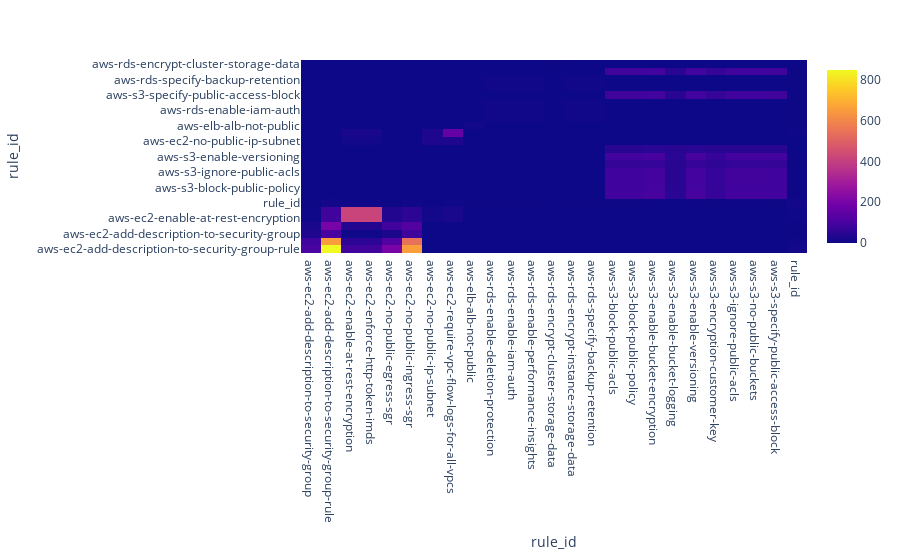

Source (notebook cell):
### Code cell
px.imshow(co_occurance_matrix, aspect="auto")

### Figure 1 — Plotly figure (JSON) as saved in the notebook; plotly's stock layout.template omitted (floating-point values rounded to 4 significant figures; data arrays with more than 128 entries replaced by an {"elided": "..."} marker saying what was removed)
{"data": [{"coloraxis": "coloraxis", "name": "0", "x": ["aws-ec2-add-description-to-security-group", "aws-ec2-add-description-to-security-group-rule", "aws-ec2-enable-at-rest-encryption", "aws-ec2-enforce-http-token-imds", "aws-ec2-no-public-egress-sgr", "aws-ec2-no-public-ingress-sgr", "aws-ec2-no-public-ip-subnet", "aws-ec2-require-vpc-flow-logs-for-all-vpcs", "aws-elb-alb-not-public", "aws-rds-enable-deletion-protection", "aws-rds-enable-iam-auth", "aws-rds-enable-performance-insights", "aws-rds-encrypt-cluster-storage-data", "aws-rds-encrypt-instance-storage-data", "aws-rds-specify-backup-retention", "aws-s3-block-public-acls", "aws-s3-block-public-policy", "aws-s3-enable-bucket-encryption", "aws-s3-enable-bucket-logging", "aws-s3-enable-versioning", "aws-s3-encryption-customer-key", "aws-s3-ignore-public-acls", "aws-s3-no-public-buckets", "aws-s3-specify-public-access-block", "rule_id"], "y": ["aws-rds-encrypt-cluster-storage-data", "aws-s3-block-public-acls", "aws-rds-specify-backup-retention", "aws-rds-encrypt-instance-storage-data", "aws-s3-specify-public-access-block", "aws-rds-enable-performance-insights", "aws-rds-enable-iam-auth", "aws-rds-enable-deletion-protection", "aws-elb-alb-not-public", "aws-ec2-require-vpc-flow-logs-for-all-vpcs", "aws-ec2-no-public-ip-subnet", "aws-s3-enable-bucket-logging", "aws-s3-enable-versioning", "aws-s3-encryption-customer-key", "aws-s3-ignore-public-acls", "aws-s3-no-public-buckets", "aws-s3-block-public-policy", "aws-s3-enable-bucket-encryption", "rule_id", "aws-ec2-enforce-http-token-imds", "aws-ec2-enable-at-rest-encryption", "aws-ec2-no-public-egress-sgr", "aws-ec2-add-description-to-security-group", "aws-ec2-no-public-ingress-sgr", "aws-ec2-add-description-to-security-group-rule"], "z": {"elided": "25x25 float values"}, "type": "heatmap", "xaxis": "x", "yaxis": "y", "hovertemplate": "rule_id: %{x}<br>rule_id: %{y}<br>color: %{z}<extra></extra>"}], "layout": {"xaxis": {"anchor": "y", "domain": [0.0, 1.0], "title": {"text": "rule_id"}}, "yaxis": {"anchor": "x", "domain": [0.0, 1.0], "autorange": "reversed", "title": {"text": "rule_id"}}, "coloraxis": {"colorscale": [[0.0, "#0d0887"], [0.1111, "#46039f"], [0.2222, "#7201a8"], [0.3333, "#9c179e"], [0.4444, "#bd3786"], [0.5556, "#d8576b"], [0.6667, "#ed7953"], [0.7778, "#fb9f3a"], [0.8889, "#fdca26"], [1.0, "#f0f921"]]}, "margin": {"t": 60}}}
